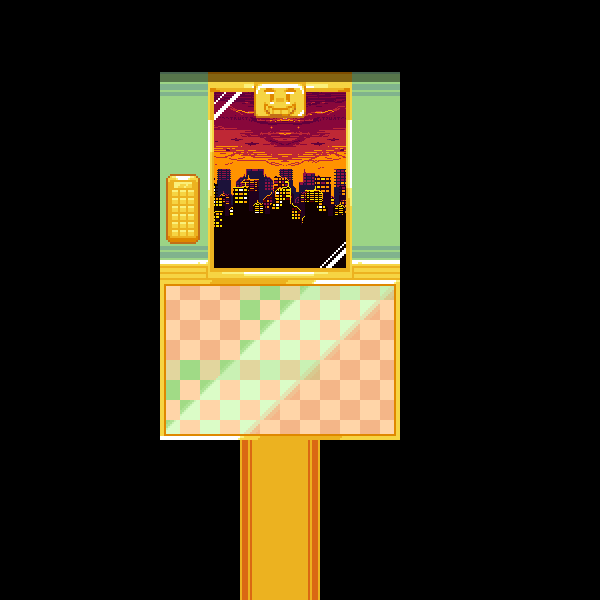

A level layout from a 2D game, rendered from its tile map. Below: a short description, then the map file with its tile-grid data intact:
An orthogonal 15x15 tile map with 40x40 px tiles, 1 tile layer (Tile Layer 1), 2 image layers and 17 objects (interactable, spawn, susie, kris, ralsei, ...).

<map version="1.10" tiledversion="1.11.2" orientation="orthogonal" renderorder="right-down" width="15" height="15" tilewidth="40" tileheight="40" infinite="0" nextlayerid="14" nextobjectid="35">
 <editorsettings>
  <export target="data.lua" format="lua" />
 </editorsettings>
 <properties>
  <property name="border" value="simple" />
  <property name="depths" type="bool" value="false" />
  <property name="step_sound" value="evergroves" />
 </properties>
 <tileset firstgid="1" source="../../tilesets/tenna_encounter_leadup.tsx" />
 <imagelayer id="8" name="loop" offsetx="121.995" offsety="-484" repeaty="1">
  <image source="../../../../assets/sprites/backgrounds/skyline_elevator_looper.png" width="320" height="336" />
 </imagelayer>
 <imagelayer id="6" name="Image Layer 1" locked="1" offsetx="0" offsety="-148">
  <image source="../../../../assets/sprites/backgrounds/skyline_elevator.png" width="600" height="600" />
 </imagelayer>
 <layer id="1" name="Tile Layer 1" width="15" height="15">
  <data encoding="csv">
666,666,666,666,666,666,666,666,666,666,666,666,666,666,731,
666,666,666,666,1630,1631,1632,1633,1634,1629,666,666,666,666,731,
666,666,666,666,1695,1696,1697,1698,1699,1694,666,666,666,666,731,
666,666,666,666,1760,1761,1762,1763,1764,1759,666,666,666,666,731,
666,666,666,666,1825,1826,1827,1828,1829,1824,666,666,666,666,731,
666,666,666,666,1890,1891,1892,1893,1894,1889,666,666,666,666,731,
666,666,666,666,1955,1956,1957,1958,1959,1954,666,666,666,666,731,
666,666,666,666,1703,1704,1705,1706,1707,1708,666,666,666,666,731,
666,666,666,666,1768,1769,1770,1771,1772,1773,666,666,666,666,731,
666,666,666,666,1833,1834,1835,1836,1837,1838,666,666,666,666,731,
666,666,666,666,1898,1899,1900,1901,1902,1903,666,666,666,666,731,
666,666,666,666,666,666,1246,1248,666,666,666,666,666,666,731,
666,666,666,666,666,666,1311,1313,666,666,666,666,666,666,731,
666,666,666,666,666,666,1376,1378,666,666,666,666,666,666,731,
666,666,666,666,666,666,1441,1443,666,666,666,666,666,666,731
</data>
 </layer>
 <objectgroup id="3" name="collision">
  <object id="2" x="156" y="115.333" width="248.667" height="166" />
  <object id="4" x="132.667" y="276" width="26" height="166" />
  <object id="6" x="397.333" y="274.667" width="42.6667" height="166.667" />
  <object id="9" x="118" y="435.333" width="121.333" height="44.6667" />
  <object id="15" x="320" y="439.333" width="121.333" height="38" />
  <object id="16" x="182.667" y="474" width="56.6667" height="128" />
  <object id="20" x="320.667" y="476.667" width="55.3333" height="124.333" />
 </objectgroup>
 <objectgroup id="5" name="objects">
  <object id="25" name="interactable" x="159.333" y="213" width="49.3333" height="92.4997">
   <properties>
    <property name="cutscene" value="elevator.elevatorcutscene" />
   </properties>
  </object>
 </objectgroup>
 <objectgroup id="4" name="markers">
  <object id="23" name="spawn" x="278.667" y="563.333">
   <point />
  </object>
  <object id="26" name="susie" x="185.83" y="335">
   <point />
  </object>
  <object id="27" name="kris" x="280" y="385.5">
   <point />
  </object>
  <object id="28" name="ralsei" x="341.5" y="335">
   <point />
  </object>
  <object id="29" name="susie2" x="279.5" y="305">
   <point />
  </object>
  <object id="30" name="susie3" x="313.75" y="335">
   <point />
  </object>
  <object id="31" name="susie4" x="230" y="305">
   <point />
  </object>
  <object id="32" name="ralsei2" x="328.5" y="305">
   <point />
  </object>
  <object id="33" name="kris2" x="279.5" y="431.5">
   <point />
  </object>
 </objectgroup>
</map>
